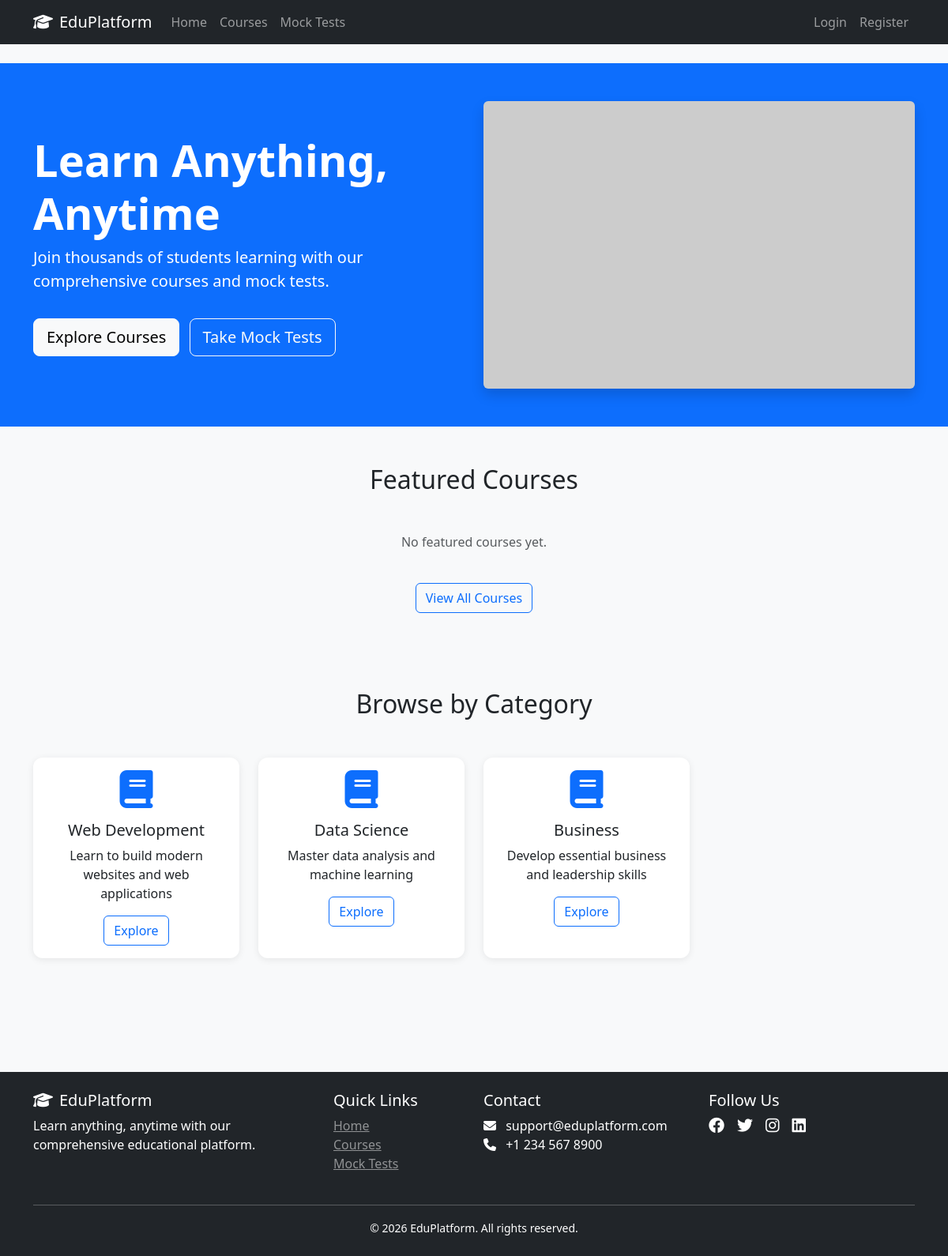
The page / on the database its author committed.
### tables this page shows
CREATE TABLE `categories` (
  `id` int(11) NOT NULL,
  `name` varchar(100) NOT NULL,
  `slug` varchar(100) NOT NULL,
  `description` text DEFAULT NULL,
  `icon` varchar(50) DEFAULT NULL,
  `created_at` timestamp NOT NULL DEFAULT current_timestamp()
);

### config/functions.php (called while the page is built, shortened)
<?php
function isLoggedIn() {
    return isset($_SESSION['user_id']);
}
function sanitize($input) {
    return htmlspecialchars(trim($input), ENT_QUOTES, 'UTF-8');
}
?>

### index.php (the view, shortened to what this page needs)
<?php
require_once 'config/database.php';
require_once 'config/functions.php';
include 'includes/header.php';
?>
<section class="hero-section bg-primary text-white py-5">
    <div class="container">
        <div class="row align-items-center">
            <div class="col-lg-6">
                <h1 class="display-4 fw-bold">Learn Anything, Anytime</h1>
                <p class="lead">Join thousands of students learning with our comprehensive courses and mock tests.</p>
                <a href="courses/" class="btn btn-light btn-lg mt-3">Explore Courses</a>
                <a href="quizzes/" class="btn btn-outline-light btn-lg mt-3 ms-2">Take Mock Tests</a>
            </div>
            <div class="col-lg-6">
                <img src="https://via.placeholder.com/600x400" alt="Learning" class="img-fluid rounded shadow">
            </div>
        </div>
    </div>
</section>
<section class="py-5">
    <div class="container">
        <h2 class="text-center mb-5">Featured Courses</h2>
        <div class="row">
            <?php
            $stmt = $pdo->query("SELECT c.*, cat.name as category_name
                                FROM courses c
                                JOIN categories cat ON c.category_id = cat.id
                                WHERE c.is_featured = 1
                                LIMIT 3");
            $featured = $stmt->fetchAll();
            ?>
            <?php if (empty($featured)): ?>
                <div class="col-12 text-center">
                    <p class="text-muted">No featured courses yet.</p>
                </div>
            <?php endif; ?>
        </div>
        <div class="text-center mt-4">
            <a href="courses/" class="btn btn-outline-primary">View All Courses</a>
        </div>
    </div>
</section>
<section class="py-5 bg-light">
    <div class="container">
        <h2 class="text-center mb-5">Browse by Category</h2>
        <div class="row">
            <?php
            $stmt = $pdo->query("SELECT * FROM categories LIMIT 4");
            $categories = $stmt->fetchAll();
            foreach ($categories as $cat):
            ?>
            <div class="col-md-3 mb-4">
                <div class="card text-center h-100">
                    <div class="card-body">
                        <i class="fas fa-<?php echo $cat['icon'] ?? 'book'; ?> fa-3x text-primary mb-3"></i>
                        <h5 class="card-title"><?php echo sanitize($cat['name']); ?></h5>
                        <p class="card-text"><?php echo sanitize(substr($cat['description'], 0, 60)); ?></p>
                        <a href="courses/?category=<?php echo $cat['id']; ?>" class="btn btn-outline-primary">Explore</a>
                    </div>
                </div>
            </div>
            <?php endforeach; ?>
        </div>
    </div>
</section>
<?php include 'includes/footer.php'; ?>

### includes/header.php (shortened to what this page needs)
<!DOCTYPE html>
<html lang="en">
<head>
    <link href="https://cdn.jsdelivr.net/npm/bootstrap@5.3.0/dist/css/bootstrap.min.css" rel="stylesheet">
    <link rel="stylesheet" href="https://cdnjs.cloudflare.com/ajax/libs/font-awesome/6.4.0/css/all.min.css">
    <link rel="stylesheet" href="<?php echo SITE_URL; ?>assets/css/style.css">
</head>
<body>
    <nav class="navbar navbar-expand-lg navbar-dark bg-dark sticky-top">
        <div class="container">
            <a class="navbar-brand" href="<?php echo SITE_URL; ?>">
                <i class="fas fa-graduation-cap me-2"></i><?php echo SITE_NAME; ?>
            </a>
            <div class="collapse navbar-collapse" id="navbarNav">
                <ul class="navbar-nav me-auto">
                    <li class="nav-item">
                        <a class="nav-link" href="<?php echo SITE_URL; ?>">Home</a>
                    </li>
                    <li class="nav-item">
                        <a class="nav-link" href="<?php echo SITE_URL; ?>courses/">Courses</a>
                    </li>
                    <li class="nav-item">
                        <a class="nav-link" href="<?php echo SITE_URL; ?>quizzes/">Mock Tests</a>
                    </li>
                </ul>
                <ul class="navbar-nav">
                    <?php if (isLoggedIn()): ?>
                        <li class="nav-item dropdown">
                            <a class="nav-link dropdown-toggle" href="#" role="button" data-bs-toggle="dropdown">
                                <i class="fas fa-user-circle me-1"></i><?php echo sanitize($_SESSION['name']); ?>
                            </a>
                            <ul class="dropdown-menu dropdown-menu-end">
                                <li><a class="dropdown-item" href="<?php echo SITE_URL; ?>dashboard/">
                                    <i class="fas fa-tachometer-alt me-2"></i>Dashboard
                                </a></li>
                                <li><a class="dropdown-item" href="<?php echo SITE_URL; ?>auth/change-password.php">
                                    <i class="fas fa-key me-2"></i>Change Password
                                </a></li>
                                <li><hr class="dropdown-divider"></li>
                                <li><a class="dropdown-item" href="<?php echo SITE_URL; ?>auth/logout.php">
                                    <i class="fas fa-sign-out-alt me-2"></i>Logout
                                </a></li>
                            </ul>
                        </li>
                    <?php else: ?>
                        <li class="nav-item">
                            <a class="nav-link" href="<?php echo SITE_URL; ?>auth/login.php">Login</a>
                        </li>
                        <li class="nav-item">
                            <a class="nav-link" href="<?php echo SITE_URL; ?>auth/register.php">Register</a>
                        </li>
                    <?php endif; ?>
                </ul>
            </div>
        </div>
    </nav>
    <main class="py-4">

### includes/footer.php (shortened to what this page needs)
    </main>
    <footer class="bg-dark text-white py-4 mt-5">
        <div class="container">
            <div class="row">
                <div class="col-md-4">
                    <h5><i class="fas fa-graduation-cap me-2"></i><?php echo SITE_NAME; ?></h5>
                    <p>Learn anything, anytime with our comprehensive educational platform.</p>
                </div>
                <div class="col-md-2">
                    <h5>Quick Links</h5>
                    <ul class="list-unstyled">
                        <li><a href="<?php echo SITE_URL; ?>" class="text-white-50">Home</a></li>
                        <li><a href="<?php echo SITE_URL; ?>courses/" class="text-white-50">Courses</a></li>
                        <li><a href="<?php echo SITE_URL; ?>quizzes/" class="text-white-50">Mock Tests</a></li>
                    </ul>
                </div>
                <div class="col-md-3">
                    <h5>Contact</h5>
                    <ul class="list-unstyled">
                        <li><i class="fas fa-envelope me-2"></i> support@eduplatform.com</li>
                        <li><i class="fas fa-phone me-2"></i> +1 234 567 8900</li>
                    </ul>
                </div>
                <div class="col-md-3">
                    <h5>Follow Us</h5>
                    <div class="d-flex gap-3">
                        <a href="#" class="text-white"><i class="fab fa-facebook fa-lg"></i></a>
                        <a href="#" class="text-white"><i class="fab fa-twitter fa-lg"></i></a>
                        <a href="#" class="text-white"><i class="fab fa-instagram fa-lg"></i></a>
                        <a href="#" class="text-white"><i class="fab fa-linkedin fa-lg"></i></a>
                    </div>
                </div>
            </div>
            <hr class="mt-4">
            <div class="text-center">
                <small>&copy; <?php echo date('Y'); ?> <?php echo SITE_NAME; ?>. All rights reserved.</small>
            </div>
        </div>
    </footer>
</body>
</html>

### assets/css/style.css (style rules this page uses)
* { margin: 0; padding: 0; box-sizing: border-box; }
body { font-family: 'Segoe UI', Tahoma, Geneva, Verdana, sans-serif; background-color: #f8f9fa; min-height: 100vh; display: flex; flex-direction: column; }
main { flex: 1; }
.card { border: none; border-radius: 12px; box-shadow: 0 2px 10px rgba(0,0,0,0.08); transition: transform 0.3s ease, box-shadow 0.3s ease; }

### rows shown on the page
categories: name "Web Development", description "Learn to build modern websites and web applications"
categories: name "Data Science", description "Master data analysis and machine learning"
categories: name "Business", description "Develop essential business and leadership skills"

### other values the page prints
SITE_NAME "EduPlatform"
